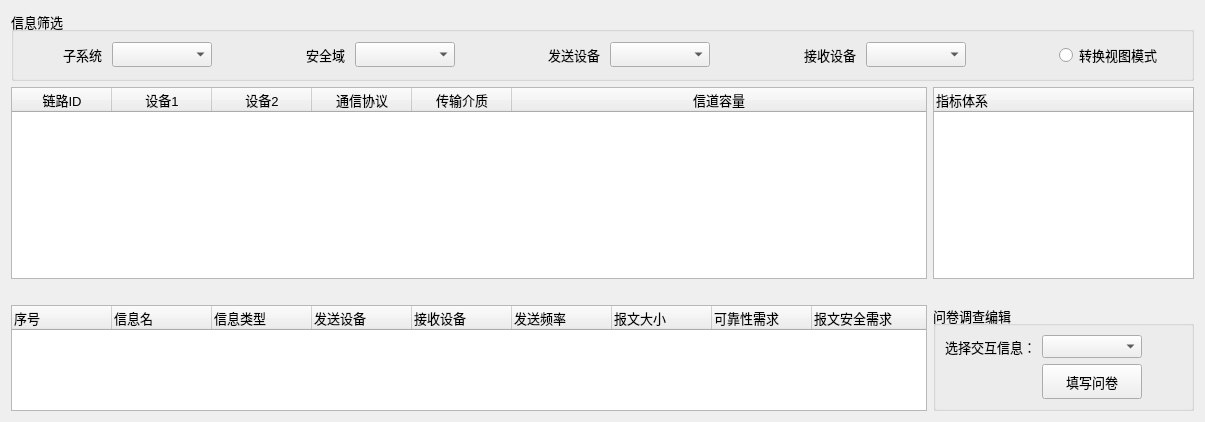
     <widget class="QWidget" name="Wprotocal_set">
      <property name="font">
       <font>
        <pointsize>10</pointsize>
       </font>
      </property>
      <property name="layoutDirection">
       <enum>Qt::LeftToRight</enum>
      </property>
      <attribute name="title">
       <string>评估对象编辑</string>
      </attribute>
      <layout class="QGridLayout" name="gridLayout_7" rowstretch="1,0,0,0" columnstretch="3,0,0">
       <item row="3" column="1" colspan="2">
        <widget class="QGroupBox" name="groupBox_4">
         <property name="title">
          <string>问卷调查编辑</string>
         </property>
         <layout class="QGridLayout" name="gridLayout_5">
          <item row="0" column="0">
           <widget class="QLabel" name="label_6">
            <property name="text">
             <string>选择交互信息：</string>
            </property>
           </widget>
          </item>
          <item row="0" column="1">
           <widget class="QComboBox" name="select_message">
            <property name="minimumSize">
             <size>
              <width>100</width>
              <height>20</height>
             </size>
            </property>
           </widget>
          </item>
          <item row="1" column="1">
           <widget class="QPushButton" name="edit_question">
            <property name="minimumSize">
             <size>
              <width>100</width>
              <height>35</height>
             </size>
            </property>
            <property name="text">
             <string>填写问卷</string>
            </property>
            <property name="icon">
             <iconset resource="../file.qrc">
              <normaloff>:/png/rc/button/1 (4).png</normaloff>:/png/rc/button/1 (4).png</iconset>
            </property>
           </widget>
          </item>
          <item row="1" column="2">
           <spacer name="horizontalSpacer_20">
            <property name="orientation">
             <enum>Qt::Horizontal</enum>
            </property>
            <property name="sizeHint" stdset="0">
             <size>
              <width>40</width>
              <height>20</height>
             </size>
            </property>
           </spacer>
          </item>
         </layout>
        </widget>
       </item>
       <item row="1" column="0">
        <widget class="QTableWidget" name="ChannelWidget">
         <property name="mouseTracking">
          <bool>true</bool>
         </property>
         <property name="layoutDirection">
          <enum>Qt::LeftToRight</enum>
         </property>
         <property name="sizeAdjustPolicy">
          <enum>QAbstractScrollArea::AdjustToContents</enum>
         </property>
         <property name="textElideMode">
          <enum>Qt::ElideMiddle</enum>
         </property>
         <attribute name="horizontalHeaderCascadingSectionResizes">
          <bool>true</bool>
         </attribute>
         <attribute name="horizontalHeaderStretchLastSection">
          <bool>true</bool>
         </attribute>
         <attribute name="verticalHeaderVisible">
          <bool>false</bool>
         </attribute>
         <column>
          <property name="text">
           <string>链路ID</string>
          </property>
         </column>
         <column>
          <property name="text">
           <string>设备1</string>
          </property>
         </column>
         <column>
          <property name="text">
           <string>设备2</string>
          </property>
         </column>
         <column>
          <property name="text">
           <string>通信协议</string>
          </property>
         </column>
         <column>
          <property name="text">
           <string>传输介质</string>
          </property>
         </column>
         <column>
          <property name="text">
           <string>信道容量</string>
          </property>
         </column>
        </widget>
       </item>
       <item row="3" column="0">
        <widget class="QTableWidget" name="tableWidget">
         <property name="sizePolicy">
          <sizepolicy hsizetype="Expanding" vsizetype="Expanding">
           <horstretch>0</horstretch>
           <verstretch>0</verstretch>
          </sizepolicy>
         </property>
         <property name="mouseTracking">
          <bool>true</bool>
         </property>
         <property name="contextMenuPolicy">
          <enum>Qt::NoContextMenu</enum>
         </property>
         <property name="layoutDirection">
          <enum>Qt::LeftToRight</enum>
         </property>
         <property name="horizontalScrollBarPolicy">
          <enum>Qt::ScrollBarAsNeeded</enum>
         </property>
         <property name="sizeAdjustPolicy">
          <enum>QAbstractScrollArea::AdjustToContents</enum>
         </property>
         <property name="autoScroll">
          <bool>true</bool>
         </property>
         <property name="textElideMode">
          <enum>Qt::ElideMiddle</enum>
         </property>
         <property name="rowCount">
          <number>0</number>
         </property>
         <attribute name="horizontalHeaderCascadingSectionResizes">
          <bool>true</bool>
         </attribute>
         <attribute name="horizontalHeaderStretchLastSection">
          <bool>true</bool>
         </attribute>
         <attribute name="verticalHeaderVisible">
          <bool>false</bool>
         </attribute>
         <column>
          <property name="text">
           <string>序号</string>
          </property>
          <property name="textAlignment">
           <set>AlignLeading|AlignVCenter</set>
          </property>
         </column>
         <column>
          <property name="text">
           <string>信息名</string>
          </property>
          <property name="textAlignment">
           <set>AlignLeading|AlignVCenter</set>
          </property>
         </column>
         <column>
          <property name="text">
           <string>信息类型</string>
          </property>
          <property name="textAlignment">
           <set>AlignLeading|AlignVCenter</set>
          </property>
         </column>
         <column>
          <property name="text">
           <string>发送设备</string>
          </property>
          <property name="textAlignment">
           <set>AlignLeading|AlignVCenter</set>
          </property>
         </column>
         <column>
          <property name="text">
           <string>接收设备</string>
          </property>
          <property name="textAlignment">
           <set>AlignLeading|AlignVCenter</set>
          </property>
         </column>
         <column>
          <property name="text">
           <string>发送频率</string>
          </property>
          <property name="textAlignment">
           <set>AlignLeading|AlignVCenter</set>
          </property>
         </column>
         <column>
          <property name="text">
           <string>报文大小</string>
          </property>
          <property name="textAlignment">
           <set>AlignLeading|AlignVCenter</set>
          </property>
         </column>
         <column>
          <property name="text">
           <string>可靠性需求</string>
          </property>
          <property name="textAlignment">
           <set>AlignLeading|AlignVCenter</set>
          </property>
         </column>
         <column>
          <property name="text">
           <string>报文安全需求</string>
          </property>
          <property name="textAlignment">
           <set>AlignLeading|AlignVCenter</set>
          </property>
         </column>
        </widget>
       </item>
       <item row="1" column="1" colspan="2">
        <widget class="QTreeWidget" name="infor_index">
         <column>
          <property name="text">
           <string notr="true">指标体系</string>
          </property>
         </column>
        </widget>
       </item>
       <item row="0" column="0" colspan="3">
        <widget class="QGroupBox" name="Gselect_channel">
         <property name="minimumSize">
          <size>
           <width>0</width>
           <height>70</height>
          </size>
         </property>
         <property name="maximumSize">
          <size>
           <width>16777215</width>
           <height>70</height>
          </size>
         </property>
         <property name="layoutDirection">
          <enum>Qt::LeftToRight</enum>
         </property>
         <property name="title">
          <string>信息筛选</string>
         </property>
         <layout class="QHBoxLayout" name="horizontalLayout_10">
          <property name="spacing">
           <number>15</number>
          </property>
          <property name="leftMargin">
           <number>9</number>
          </property>
          <item>
           <layout class="QHBoxLayout" name="horizontalLayout_6">
            <property name="spacing">
             <number>0</number>
            </property>
            <item>
             <spacer name="horizontalSpacer_16">
              <property name="orientation">
               <enum>Qt::Horizontal</enum>
              </property>
              <property name="sizeType">
               <enum>QSizePolicy::Preferred</enum>
              </property>
              <property name="sizeHint" stdset="0">
               <size>
                <width>40</width>
                <height>20</height>
               </size>
              </property>
             </spacer>
            </item>
            <item>
             <widget class="QLabel" name="label_7">
              <property name="text">
               <string>子系统</string>
              </property>
             </widget>
            </item>
            <item>
             <spacer name="horizontalSpacer_23">
              <property name="orientation">
               <enum>Qt::Horizontal</enum>
              </property>
              <property name="sizeType">
               <enum>QSizePolicy::Fixed</enum>
              </property>
              <property name="sizeHint" stdset="0">
               <size>
                <width>10</width>
                <height>20</height>
               </size>
              </property>
             </spacer>
            </item>
            <item>
             <widget class="QComboBox" name="Csubsystem">
              <property name="minimumSize">
               <size>
                <width>100</width>
                <height>25</height>
               </size>
              </property>
             </widget>
            </item>
           </layout>
          </item>
          <item>
           <spacer name="horizontalSpacer_17">
            <property name="orientation">
             <enum>Qt::Horizontal</enum>
            </property>
            <property name="sizeType">
             <enum>QSizePolicy::Expanding</enum>
            </property>
            <property name="sizeHint" stdset="0">
             <size>
              <width>40</width>
              <height>20</height>
             </size>
            </property>
           </spacer>
          </item>
          <item>
           <layout class="QHBoxLayout" name="horizontalLayout_4">
            <property name="spacing">
             <number>0</number>
            </property>
            <item>
             <widget class="QLabel" name="label_4">
              <property name="text">
               <string>安全域</string>
              </property>
             </widget>
            </item>
            <item>
             <spacer name="horizontalSpacer_24">
              <property name="orientation">
               <enum>Qt::Horizontal</enum>
              </property>
              <property name="sizeType">
               <enum>QSizePolicy::Fixed</enum>
              </property>
              <property name="sizeHint" stdset="0">
               <size>
                <width>10</width>
                <height>20</height>
               </size>
              </property>
             </spacer>
            </item>
            <item>
             <widget class="QComboBox" name="Cdomain">
              <property name="minimumSize">
               <size>
                <width>100</width>
                <height>25</height>
               </size>
              </property>
             </widget>
            </item>
           </layout>
          </item>
          <item>
           <spacer name="horizontalSpacer_18">
            <property name="orientation">
             <enum>Qt::Horizontal</enum>
            </property>
            <property name="sizeType">
             <enum>QSizePolicy::Expanding</enum>
            </property>
            <property name="sizeHint" stdset="0">
             <size>
              <width>40</width>
              <height>20</height>
             </size>
            </property>
           </spacer>
          </item>
          <item>
           <layout class="QHBoxLayout" name="horizontalLayout_3">
            <property name="spacing">
             <number>0</number>
            </property>
            <item>
             <widget class="QLabel" name="label">
              <property name="text">
               <string>发送设备</string>
              </property>
             </widget>
            </item>
            <item>
             <spacer name="horizontalSpacer_25">
              <property name="orientation">
               <enum>Qt::Horizontal</enum>
              </property>
              <property name="sizeType">
               <enum>QSizePolicy::Fixed</enum>
              </property>
              <property name="sizeHint" stdset="0">
               <size>
                <width>10</width>
                <height>20</height>
               </size>
              </property>
             </spacer>
            </item>
            <item>
             <widget class="QComboBox" name="Csend_device">
              <property name="minimumSize">
               <size>
                <width>100</width>
                <height>25</height>
               </size>
              </property>
              <property name="sizeAdjustPolicy">
               <enum>QComboBox::AdjustToContents</enum>
              </property>
             </widget>
            </item>
           </layout>
          </item>
          <item>
           <spacer name="horizontalSpacer_19">
            <property name="orientation">
             <enum>Qt::Horizontal</enum>
            </property>
            <property name="sizeType">
             <enum>QSizePolicy::Expanding</enum>
            </property>
            <property name="sizeHint" stdset="0">
             <size>
              <width>40</width>
              <height>20</height>
             </size>
            </property>
           </spacer>
          </item>
          <item>
           <layout class="QHBoxLayout" name="horizontalLayout_5">
            <property name="spacing">
             <number>0</number>
            </property>
            <item>
             <widget class="QLabel" name="label_2">
              <property name="text">
               <string>接收设备</string>
              </property>
             </widget>
            </item>
            <item>
             <spacer name="horizontalSpacer_26">
              <property name="orientation">
               <enum>Qt::Horizontal</enum>
              </property>
              <property name="sizeType">
               <enum>QSizePolicy::Fixed</enum>
              </property>
              <property name="sizeHint" stdset="0">
               <size>
                <width>10</width>
                <height>20</height>
               </size>
              </property>
             </spacer>
            </item>
            <item>
             <widget class="QComboBox" name="Creceive_device">
              <property name="minimumSize">
               <size>
                <width>100</width>
                <height>25</height>
               </size>
              </property>
              <property name="layoutDirection">
               <enum>Qt::LeftToRight</enum>
              </property>
              <property name="sizeAdjustPolicy">
               <enum>QComboBox::AdjustToContents</enum>
              </property>
             </widget>
            </item>
           </layout>
          </item>
          <item>
           <spacer name="horizontalSpacer_22">
            <property name="orientation">
             <enum>Qt::Horizontal</enum>
            </property>
            <property name="sizeType">
             <enum>QSizePolicy::Expanding</enum>
            </property>
            <property name="sizeHint" stdset="0">
             <size>
              <width>40</width>
              <height>30</height>
             </size>
            </property>
           </spacer>
          </item>
          <item>
           <widget class="QRadioButton" name="radioButton">
            <property name="text">
             <string>转换视图模式</string>
            </property>
           </widget>
          </item>
          <item>
           <spacer name="horizontalSpacer_2">
            <property name="orientation">
             <enum>Qt::Horizontal</enum>
            </property>
            <property name="sizeType">
             <enum>QSizePolicy::Fixed</enum>
            </property>
            <property name="sizeHint" stdset="0">
             <size>
              <width>20</width>
              <height>20</height>
             </size>
            </property>
           </spacer>
          </item>
         </layout>
        </widget>
       </item>
       <item row="2" column="0">
        <spacer name="horizontalSpacer_27">
         <property name="orientation">
          <enum>Qt::Horizontal</enum>
         </property>
         <property name="sizeType">
          <enum>QSizePolicy::Fixed</enum>
         </property>
         <property name="sizeHint" stdset="0">
          <size>
           <width>10</width>
           <height>20</height>
          </size>
         </property>
        </spacer>
       </item>
      </layout>
      <zorder>tableWidget</zorder>
      <zorder>Gselect_channel</zorder>
      <zorder>ChannelWidget</zorder>
      <zorder>groupBox_4</zorder>
      <zorder>infor_index</zorder>
      <zorder>horizontalSpacer_27</zorder>
     </widget>
